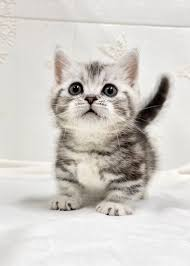
#> input picture myphoto.jpg.jpg, 190 x 266 px
$ python 01.py
#> lines starting #> are read from the running program, lines starting #| are printed output that depends on the picture
import cv2
import os

from PIL import Image, ImageFilter
image=Image.open('myphoto.jpg.jpg')
#> image is the input picture: PIL image 190x266 RGB; mean R, G, B 209.5, 205.9, 201
print(image.mode,image.format)
#| RGB JPEG
input("Press RUN to 繼續...")

#旋轉
Rotate_img=image.rotate(330)
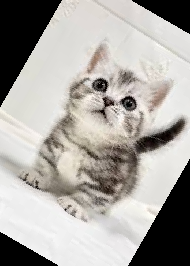
#> Rotate_img: PIL image 190x266 RGB; mean R, G, B 170.1, 166.7, 162.1
Rotate_img.save('RT.jpg')
Image._show(Rotate_img)
input("Press RUN to 繼續...")

#模糊化
Blur_img=image.filter(ImageFilter.GaussianBlur(radius=5))
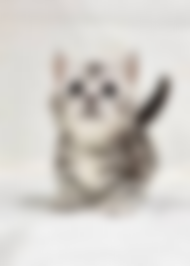
#> Blur_img: PIL image 190x266 RGB; mean R, G, B 209.5, 205.9, 201
Blur_img.save('BU.jpg')
Image._show(Blur_img)
input("Press RUN to 繼續...")

#銳化
Sarp_img=image.filter(ImageFilter.UnsharpMask(radius=5))
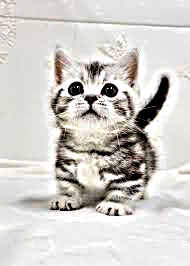
#> Sarp_img: PIL image 190x266 RGB; mean R, G, B 209.4, 206.3, 201.7
Sarp_img.save('SP.jpg')
Image._show(Sarp_img)
input("Press RUN to 繼續...")

#拉伸
W_img=image.resize((int(image.size[0]), int(image.size[1]*0.65)))
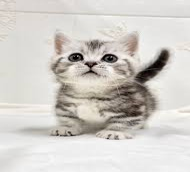
#> W_img: PIL image 190x172 RGB; mean R, G, B 209.5, 205.9, 201
W_img.save('W.jpg')
Image._show(W_img)
input("Press RUN to 繼續...")


H_img=image.resize((int(image.size[0]*0.65), int(image.size[1])))
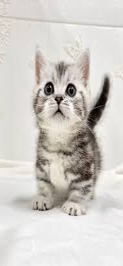
#> H_img: PIL image 123x266 RGB; mean R, G, B 209.5, 205.9, 201
H_img.save('H.jpg')
Image._show(H_img)
